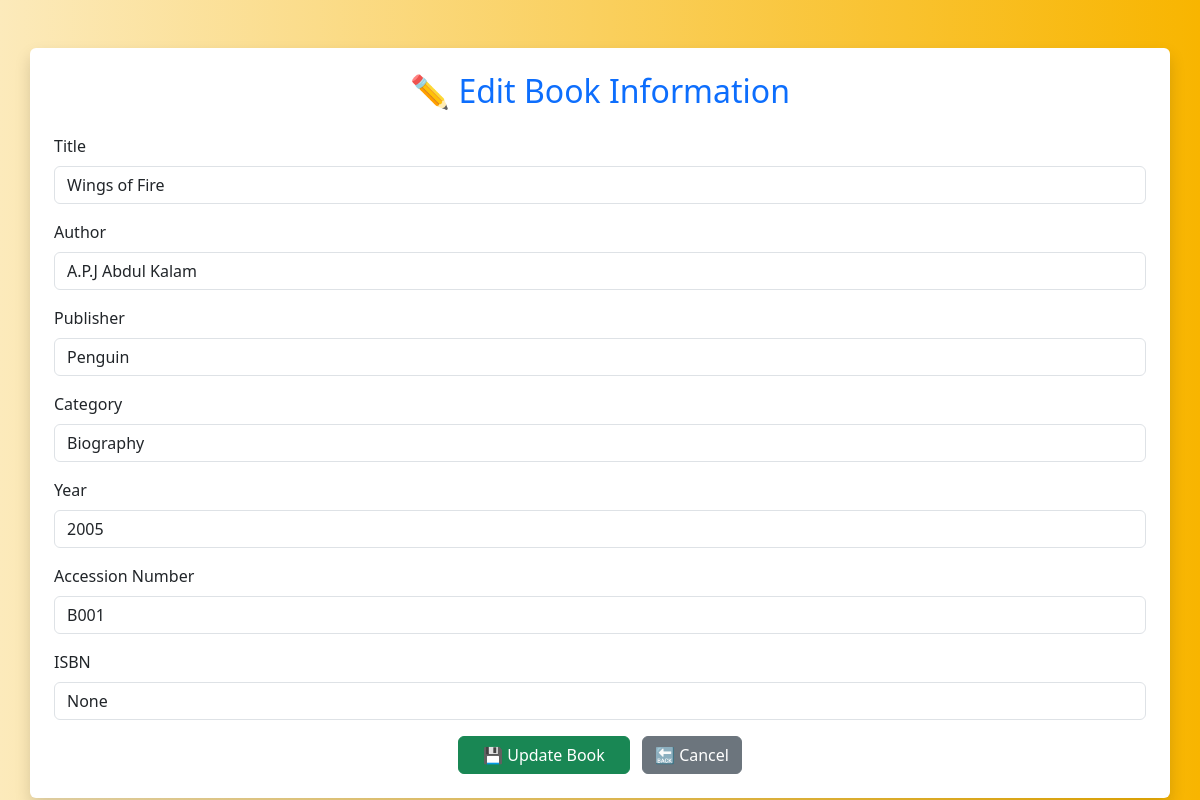
The app's page /edit_book/1 with its own data.
### tables this page shows
CREATE TABLE books (
    id INTEGER PRIMARY KEY AUTOINCREMENT,
    accession TEXT UNIQUE,
    book_id TEXT,
    title TEXT,
    author TEXT,
    publisher TEXT,
    category TEXT,
    year TEXT,
    publication TEXT,
    quantity INTEGER
, status TEXT DEFAULT 'Available', isbn TEXT, created_date TEXT, cover_image TEXT, added_on TEXT, cover_image_filename TEXT, available INTEGER DEFAULT 1, accession_no TEXT);

### app.py (the view, shortened to what this page needs)
@app.route("/edit_book/<int:book_id>", methods=["GET", "POST"])
def edit_book(book_id):
    conn = get_db_connection()
    cur = conn.cursor()
    book = cur.execute("SELECT * FROM books WHERE id = ?", (book_id,)).fetchone()
    conn.close()
    if not book:
        return "Book not found", 404
    return render_template("edit_book.html", book=book)

### app.py (called while the page is built)
def get_db_connection():
    conn = sqlite3.connect('library.db')
    conn.row_factory = sqlite3.Row
    return conn

### templates/edit_book.html (shortened to what this page needs)
<!DOCTYPE html>
<html lang="en">
<head>
    <link rel="stylesheet" href="{{ url_for('static', filename='css/style.css') }}">
    <link rel="stylesheet" href="https://cdn.jsdelivr.net/npm/bootstrap@5.3.0/dist/css/bootstrap.min.css">
</head>
<body>
    <div class="container mt-5 p-4 bg-white rounded shadow">
        <h2 class="mb-4 text-center text-primary">✏️ Edit Book Information</h2>
        <form method="POST">
            <div class="mb-3">
                <label class="form-label">Title</label>
                <input type="text" name="title" class="form-control" value="{{ book.title }}" required>
            </div>
            <div class="mb-3">
                <label class="form-label">Author</label>
                <input type="text" name="author" class="form-control" value="{{ book.author }}" required>
            </div>
            <div class="mb-3">
                <label class="form-label">Publisher</label>
                <input type="text" name="publisher" class="form-control" value="{{ book.publisher }}">
            </div>
            <div class="mb-3">
                <label class="form-label">Category</label>
                <input type="text" name="category" class="form-control" value="{{ book.category }}">
            </div>
            <div class="mb-3">
                <label class="form-label">Year</label>
                <input type="text" name="year" class="form-control" value="{{ book.year }}">
            </div>
            <div class="mb-3">
                <label class="form-label">Accession Number</label>
                <input type="text" name="accession" class="form-control" value="{{ book.accession }}">
            </div>
            <div class="mb-3">
                <label class="form-label">ISBN</label>
                <input type="text" name="isbn" class="form-control" value="{{ book.isbn }}">
            </div>
            <div class="text-center">
                <button type="submit" class="btn btn-success px-4">💾 Update Book</button>
                <a href="/view_books" class="btn btn-secondary ms-2">🔙 Cancel</a>
            </div>
        </form>
    </div>
</body>
</html>

### templates/edit_book.html (style rules this page uses)
body { background: linear-gradient(to right, #fceabb, #f8b500); animation: fadeIn 1s ease-in-out; }

### records on screen
books: title "Wings of Fire", author "A.P.J Abdul Kalam", publisher "Penguin", category "Biography", year "2005", accession "B001"
